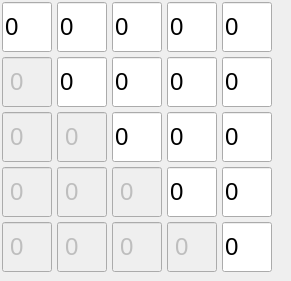
    <widget class="QFrame" name="rzFrame2">
     <property name="geometry">
      <rect>
       <x>380</x>
       <y>40</y>
       <width>291</width>
       <height>281</height>
      </rect>
     </property>
     <property name="frameShape">
      <enum>QFrame::NoFrame</enum>
     </property>
     <property name="frameShadow">
      <enum>QFrame::Raised</enum>
     </property>
     <widget class="QLineEdit" name="rzInp2_12">
      <property name="enabled">
       <bool>false</bool>
      </property>
      <property name="geometry">
       <rect>
        <x>2</x>
        <y>57</y>
        <width>50</width>
        <height>50</height>
       </rect>
      </property>
      <property name="minimumSize">
       <size>
        <width>50</width>
        <height>50</height>
       </size>
      </property>
      <property name="maximumSize">
       <size>
        <width>50</width>
        <height>50</height>
       </size>
      </property>
      <property name="font">
       <font>
        <pointsize>18</pointsize>
        <italic>false</italic>
       </font>
      </property>
      <property name="inputMask">
       <string>####</string>
      </property>
      <property name="text">
       <string>0</string>
      </property>
      <property name="maxLength">
       <number>4</number>
      </property>
      <property name="frame">
       <bool>true</bool>
      </property>
      <property name="cursorPosition">
       <number>0</number>
      </property>
      <property name="alignment">
       <set>Qt::AlignCenter</set>
      </property>
     </widget>
     <widget class="QLineEdit" name="rzInp1_22">
      <property name="geometry">
       <rect>
        <x>57</x>
        <y>2</y>
        <width>50</width>
        <height>50</height>
       </rect>
      </property>
      <property name="minimumSize">
       <size>
        <width>50</width>
        <height>50</height>
       </size>
      </property>
      <property name="maximumSize">
       <size>
        <width>50</width>
        <height>50</height>
       </size>
      </property>
      <property name="font">
       <font>
        <pointsize>18</pointsize>
       </font>
      </property>
      <property name="inputMask">
       <string>####</string>
      </property>
      <property name="text">
       <string>0</string>
      </property>
      <property name="maxLength">
       <number>4</number>
      </property>
      <property name="frame">
       <bool>true</bool>
      </property>
      <property name="cursorPosition">
       <number>0</number>
      </property>
     </widget>
     <widget class="QLineEdit" name="rzInp2_22">
      <property name="geometry">
       <rect>
        <x>57</x>
        <y>57</y>
        <width>50</width>
        <height>50</height>
       </rect>
      </property>
      <property name="minimumSize">
       <size>
        <width>50</width>
        <height>50</height>
       </size>
      </property>
      <property name="maximumSize">
       <size>
        <width>50</width>
        <height>50</height>
       </size>
      </property>
      <property name="font">
       <font>
        <pointsize>18</pointsize>
       </font>
      </property>
      <property name="inputMask">
       <string>####</string>
      </property>
      <property name="text">
       <string>0</string>
      </property>
      <property name="maxLength">
       <number>4</number>
      </property>
      <property name="frame">
       <bool>true</bool>
      </property>
      <property name="cursorPosition">
       <number>0</number>
      </property>
     </widget>
     <widget class="QLineEdit" name="rzInp1_12">
      <property name="geometry">
       <rect>
        <x>2</x>
        <y>2</y>
        <width>50</width>
        <height>50</height>
       </rect>
      </property>
      <property name="minimumSize">
       <size>
        <width>50</width>
        <height>50</height>
       </size>
      </property>
      <property name="maximumSize">
       <size>
        <width>50</width>
        <height>50</height>
       </size>
      </property>
      <property name="font">
       <font>
        <pointsize>18</pointsize>
       </font>
      </property>
      <property name="inputMask">
       <string>####</string>
      </property>
      <property name="text">
       <string>0</string>
      </property>
      <property name="maxLength">
       <number>4</number>
      </property>
      <property name="frame">
       <bool>true</bool>
      </property>
      <property name="cursorPosition">
       <number>0</number>
      </property>
     </widget>
     <widget class="QFrame" name="rzFrame23">
      <property name="geometry">
       <rect>
        <x>0</x>
        <y>0</y>
        <width>171</width>
        <height>171</height>
       </rect>
      </property>
      <widget class="QLineEdit" name="rzInp2_32">
       <property name="geometry">
        <rect>
         <x>112</x>
         <y>57</y>
         <width>50</width>
         <height>50</height>
        </rect>
       </property>
       <property name="minimumSize">
        <size>
         <width>50</width>
         <height>50</height>
        </size>
       </property>
       <property name="maximumSize">
        <size>
         <width>50</width>
         <height>50</height>
        </size>
       </property>
       <property name="font">
        <font>
         <pointsize>18</pointsize>
        </font>
       </property>
       <property name="inputMask">
        <string>####</string>
       </property>
       <property name="text">
        <string>0</string>
       </property>
       <property name="maxLength">
        <number>4</number>
       </property>
       <property name="frame">
        <bool>true</bool>
       </property>
       <property name="cursorPosition">
        <number>0</number>
       </property>
      </widget>
      <widget class="QLineEdit" name="rzInp1_32">
       <property name="geometry">
        <rect>
         <x>112</x>
         <y>2</y>
         <width>50</width>
         <height>50</height>
        </rect>
       </property>
       <property name="minimumSize">
        <size>
         <width>50</width>
         <height>50</height>
        </size>
       </property>
       <property name="maximumSize">
        <size>
         <width>50</width>
         <height>50</height>
        </size>
       </property>
       <property name="font">
        <font>
         <pointsize>18</pointsize>
        </font>
       </property>
       <property name="inputMask">
        <string>####</string>
       </property>
       <property name="text">
        <string>0</string>
       </property>
       <property name="maxLength">
        <number>4</number>
       </property>
       <property name="frame">
        <bool>true</bool>
       </property>
       <property name="cursorPosition">
        <number>0</number>
       </property>
      </widget>
      <widget class="QLineEdit" name="rzInp3_22">
       <property name="enabled">
        <bool>false</bool>
       </property>
       <property name="geometry">
        <rect>
         <x>57</x>
         <y>112</y>
         <width>50</width>
         <height>50</height>
        </rect>
       </property>
       <property name="minimumSize">
        <size>
         <width>50</width>
         <height>50</height>
        </size>
       </property>
       <property name="maximumSize">
        <size>
         <width>50</width>
         <height>50</height>
        </size>
       </property>
       <property name="font">
        <font>
         <pointsize>18</pointsize>
         <italic>false</italic>
        </font>
       </property>
       <property name="inputMask">
        <string>####</string>
       </property>
       <property name="text">
        <string>0</string>
       </property>
       <property name="maxLength">
        <number>4</number>
       </property>
       <property name="frame">
        <bool>true</bool>
       </property>
       <property name="cursorPosition">
        <number>0</number>
       </property>
       <property name="alignment">
        <set>Qt::AlignCenter</set>
       </property>
      </widget>
      <widget class="QLineEdit" name="rzInp3_12">
       <property name="enabled">
        <bool>false</bool>
       </property>
       <property name="geometry">
        <rect>
         <x>2</x>
         <y>112</y>
         <width>50</width>
         <height>50</height>
        </rect>
       </property>
       <property name="minimumSize">
        <size>
         <width>50</width>
         <height>50</height>
        </size>
       </property>
       <property name="maximumSize">
        <size>
         <width>50</width>
         <height>50</height>
        </size>
       </property>
       <property name="font">
        <font>
         <pointsize>18</pointsize>
         <italic>false</italic>
        </font>
       </property>
       <property name="inputMask">
        <string>####</string>
       </property>
       <property name="text">
        <string>0</string>
       </property>
       <property name="maxLength">
        <number>4</number>
       </property>
       <property name="frame">
        <bool>true</bool>
       </property>
       <property name="cursorPosition">
        <number>0</number>
       </property>
       <property name="alignment">
        <set>Qt::AlignCenter</set>
       </property>
      </widget>
      <widget class="QLineEdit" name="rzInp3_32">
       <property name="geometry">
        <rect>
         <x>112</x>
         <y>112</y>
         <width>50</width>
         <height>50</height>
        </rect>
       </property>
       <property name="minimumSize">
        <size>
         <width>50</width>
         <height>50</height>
        </size>
       </property>
       <property name="maximumSize">
        <size>
         <width>50</width>
         <height>50</height>
        </size>
       </property>
       <property name="font">
        <font>
         <pointsize>18</pointsize>
        </font>
       </property>
       <property name="inputMask">
        <string>####</string>
       </property>
       <property name="text">
        <string>0</string>
       </property>
       <property name="maxLength">
        <number>4</number>
       </property>
       <property name="frame">
        <bool>true</bool>
       </property>
       <property name="cursorPosition">
        <number>0</number>
       </property>
      </widget>
     </widget>
     <widget class="QFrame" name="rzFrame24">
      <property name="geometry">
       <rect>
        <x>0</x>
        <y>0</y>
        <width>231</width>
        <height>231</height>
       </rect>
      </property>
      <widget class="QLineEdit" name="rzInp4_32">
       <property name="enabled">
        <bool>false</bool>
       </property>
       <property name="geometry">
        <rect>
         <x>112</x>
         <y>167</y>
         <width>50</width>
         <height>50</height>
        </rect>
       </property>
       <property name="minimumSize">
        <size>
         <width>50</width>
         <height>50</height>
        </size>
       </property>
       <property name="maximumSize">
        <size>
         <width>50</width>
         <height>50</height>
        </size>
       </property>
       <property name="font">
        <font>
         <pointsize>18</pointsize>
         <italic>false</italic>
        </font>
       </property>
       <property name="inputMask">
        <string>####</string>
       </property>
       <property name="text">
        <string>0</string>
       </property>
       <property name="maxLength">
        <number>4</number>
       </property>
       <property name="frame">
        <bool>true</bool>
       </property>
       <property name="cursorPosition">
        <number>0</number>
       </property>
       <property name="alignment">
        <set>Qt::AlignCenter</set>
       </property>
      </widget>
      <widget class="QLineEdit" name="rzInp3_42">
       <property name="geometry">
        <rect>
         <x>167</x>
         <y>112</y>
         <width>50</width>
         <height>50</height>
        </rect>
       </property>
       <property name="minimumSize">
        <size>
         <width>50</width>
         <height>50</height>
        </size>
       </property>
       <property name="maximumSize">
        <size>
         <width>50</width>
         <height>50</height>
        </size>
       </property>
       <property name="font">
        <font>
         <pointsize>18</pointsize>
        </font>
       </property>
       <property name="inputMask">
        <string>####</string>
       </property>
       <property name="text">
        <string>0</string>
       </property>
       <property name="maxLength">
        <number>4</number>
       </property>
       <property name="frame">
        <bool>true</bool>
       </property>
       <property name="cursorPosition">
        <number>0</number>
       </property>
      </widget>
      <widget class="QLineEdit" name="rzInp4_42">
       <property name="geometry">
        <rect>
         <x>167</x>
         <y>167</y>
         <width>50</width>
         <height>50</height>
        </rect>
       </property>
       <property name="minimumSize">
        <size>
         <width>50</width>
         <height>50</height>
        </size>
       </property>
       <property name="maximumSize">
        <size>
         <width>50</width>
         <height>50</height>
        </size>
       </property>
       <property name="font">
        <font>
         <pointsize>18</pointsize>
        </font>
       </property>
       <property name="inputMask">
        <string>####</string>
       </property>
       <property name="text">
        <string>0</string>
       </property>
       <property name="maxLength">
        <number>4</number>
       </property>
       <property name="frame">
        <bool>true</bool>
       </property>
       <property name="cursorPosition">
        <number>0</number>
       </property>
      </widget>
      <widget class="QLineEdit" name="rzInp2_42">
       <property name="geometry">
        <rect>
         <x>167</x>
         <y>57</y>
         <width>50</width>
         <height>50</height>
        </rect>
       </property>
       <property name="minimumSize">
        <size>
         <width>50</width>
         <height>50</height>
        </size>
       </property>
       <property name="maximumSize">
        <size>
         <width>50</width>
         <height>50</height>
        </size>
       </property>
       <property name="font">
        <font>
         <pointsize>18</pointsize>
        </font>
       </property>
       <property name="inputMask">
        <string>####</string>
       </property>
       <property name="text">
        <string>0</string>
       </property>
       <property name="maxLength">
        <number>4</number>
       </property>
       <property name="frame">
        <bool>true</bool>
       </property>
       <property name="cursorPosition">
        <number>0</number>
       </property>
      </widget>
      <widget class="QLineEdit" name="rzInp1_42">
       <property name="geometry">
        <rect>
         <x>167</x>
         <y>2</y>
         <width>50</width>
         <height>50</height>
        </rect>
       </property>
       <property name="minimumSize">
        <size>
         <width>50</width>
         <height>50</height>
        </size>
       </property>
       <property name="maximumSize">
        <size>
         <width>50</width>
         <height>50</height>
        </size>
       </property>
       <property name="font">
        <font>
         <pointsize>18</pointsize>
        </font>
       </property>
       <property name="inputMask">
        <string>####</string>
       </property>
       <property name="text">
        <string>0</string>
       </property>
       <property name="maxLength">
        <number>4</number>
       </property>
       <property name="frame">
        <bool>true</bool>
       </property>
       <property name="cursorPosition">
        <number>0</number>
       </property>
      </widget>
      <widget class="QLineEdit" name="rzInp4_22">
       <property name="enabled">
        <bool>false</bool>
       </property>
       <property name="geometry">
        <rect>
         <x>57</x>
         <y>167</y>
         <width>50</width>
         <height>50</height>
        </rect>
       </property>
       <property name="minimumSize">
        <size>
         <width>50</width>
         <height>50</height>
        </size>
       </property>
       <property name="maximumSize">
        <size>
         <width>50</width>
         <height>50</height>
        </size>
       </property>
       <property name="font">
        <font>
         <pointsize>18</pointsize>
         <italic>false</italic>
        </font>
       </property>
       <property name="inputMask">
        <string>####</string>
       </property>
       <property name="text">
        <string>0</string>
       </property>
       <property name="maxLength">
        <number>4</number>
       </property>
       <property name="frame">
        <bool>true</bool>
       </property>
       <property name="cursorPosition">
        <number>0</number>
       </property>
       <property name="alignment">
        <set>Qt::AlignCenter</set>
       </property>
      </widget>
      <widget class="QLineEdit" name="rzInp4_12">
       <property name="enabled">
        <bool>false</bool>
       </property>
       <property name="geometry">
        <rect>
         <x>2</x>
         <y>167</y>
         <width>50</width>
         <height>50</height>
        </rect>
       </property>
       <property name="minimumSize">
        <size>
         <width>50</width>
         <height>50</height>
        </size>
       </property>
       <property name="maximumSize">
        <size>
         <width>50</width>
         <height>50</height>
        </size>
       </property>
       <property name="font">
        <font>
         <pointsize>18</pointsize>
         <italic>false</italic>
        </font>
       </property>
       <property name="inputMask">
        <string>####</string>
       </property>
       <property name="text">
        <string>0</string>
       </property>
       <property name="maxLength">
        <number>4</number>
       </property>
       <property name="frame">
        <bool>true</bool>
       </property>
       <property name="cursorPosition">
        <number>0</number>
       </property>
       <property name="alignment">
        <set>Qt::AlignCenter</set>
       </property>
      </widget>
     </widget>
     <widget class="QFrame" name="rzFrame25">
      <property name="geometry">
       <rect>
        <x>0</x>
        <y>0</y>
        <width>281</width>
        <height>281</height>
       </rect>
      </property>
      <property name="autoFillBackground">
       <bool>false</bool>
      </property>
      <widget class="QLineEdit" name="rzInp4_52">
       <property name="geometry">
        <rect>
         <x>222</x>
         <y>167</y>
         <width>50</width>
         <height>50</height>
        </rect>
       </property>
       <property name="minimumSize">
        <size>
         <width>50</width>
         <height>50</height>
        </size>
       </property>
       <property name="maximumSize">
        <size>
         <width>50</width>
         <height>50</height>
        </size>
       </property>
       <property name="font">
        <font>
         <pointsize>18</pointsize>
        </font>
       </property>
       <property name="inputMask">
        <string>####</string>
       </property>
       <property name="text">
        <string>0</string>
       </property>
       <property name="maxLength">
        <number>4</number>
       </property>
       <property name="frame">
        <bool>true</bool>
       </property>
       <property name="cursorPosition">
        <number>0</number>
       </property>
      </widget>
      <widget class="QLineEdit" name="rzInp2_52">
       <property name="geometry">
        <rect>
         <x>222</x>
         <y>57</y>
         <width>50</width>
         <height>50</height>
        </rect>
       </property>
       <property name="minimumSize">
        <size>
         <width>50</width>
         <height>50</height>
        </size>
       </property>
       <property name="maximumSize">
        <size>
         <width>50</width>
         <height>50</height>
        </size>
       </property>
       <property name="font">
        <font>
         <pointsize>18</pointsize>
        </font>
       </property>
       <property name="inputMask">
        <string>####</string>
       </property>
       <property name="text">
        <string>0</string>
       </property>
       <property name="maxLength">
        <number>4</number>
       </property>
       <property name="frame">
        <bool>true</bool>
       </property>
       <property name="cursorPosition">
        <number>0</number>
       </property>
      </widget>
      <widget class="QLineEdit" name="rzInp1_52">
       <property name="geometry">
        <rect>
         <x>222</x>
         <y>2</y>
         <width>50</width>
         <height>50</height>
        </rect>
       </property>
       <property name="minimumSize">
        <size>
         <width>50</width>
         <height>50</height>
        </size>
       </property>
       <property name="maximumSize">
        <size>
         <width>50</width>
         <height>50</height>
        </size>
       </property>
       <property name="font">
        <font>
         <pointsize>18</pointsize>
        </font>
       </property>
       <property name="inputMask">
        <string>####</string>
       </property>
       <property name="text">
        <string>0</string>
       </property>
       <property name="maxLength">
        <number>4</number>
       </property>
       <property name="frame">
        <bool>true</bool>
       </property>
       <property name="cursorPosition">
        <number>0</number>
       </property>
      </widget>
      <widget class="QLineEdit" name="rzInp5_22">
       <property name="enabled">
        <bool>false</bool>
       </property>
       <property name="geometry">
        <rect>
         <x>57</x>
         <y>222</y>
         <width>50</width>
         <height>50</height>
        </rect>
       </property>
       <property name="minimumSize">
        <size>
         <width>50</width>
         <height>50</height>
        </size>
       </property>
       <property name="maximumSize">
        <size>
         <width>50</width>
         <height>50</height>
        </size>
       </property>
       <property name="font">
        <font>
         <pointsize>18</pointsize>
         <italic>false</italic>
        </font>
       </property>
       <property name="inputMask">
        <string>####</string>
       </property>
       <property name="text">
        <string>0</string>
       </property>
       <property name="maxLength">
        <number>4</number>
       </property>
       <property name="frame">
        <bool>true</bool>
       </property>
       <property name="cursorPosition">
        <number>0</number>
       </property>
       <property name="alignment">
        <set>Qt::AlignCenter</set>
       </property>
      </widget>
      <widget class="QLineEdit" name="rzInp5_52">
       <property name="geometry">
        <rect>
         <x>222</x>
         <y>222</y>
         <width>50</width>
         <height>50</height>
        </rect>
       </property>
       <property name="minimumSize">
        <size>
         <width>50</width>
         <height>50</height>
        </size>
       </property>
       <property name="maximumSize">
        <size>
         <width>50</width>
         <height>50</height>
        </size>
       </property>
       <property name="font">
        <font>
         <pointsize>18</pointsize>
        </font>
       </property>
       <property name="inputMask">
        <string>####</string>
       </property>
       <property name="text">
        <string>0</string>
       </property>
       <property name="maxLength">
        <number>4</number>
       </property>
       <property name="frame">
        <bool>true</bool>
       </property>
       <property name="cursorPosition">
        <number>0</number>
       </property>
      </widget>
      <widget class="QLineEdit" name="rzInp5_32">
       <property name="enabled">
        <bool>false</bool>
       </property>
       <property name="geometry">
        <rect>
         <x>112</x>
         <y>222</y>
         <width>50</width>
         <height>50</height>
        </rect>
       </property>
       <property name="minimumSize">
        <size>
         <width>50</width>
         <height>50</height>
        </size>
       </property>
       <property name="maximumSize">
        <size>
         <width>50</width>
         <height>50</height>
        </size>
       </property>
       <property name="font">
        <font>
         <pointsize>18</pointsize>
         <italic>false</italic>
        </font>
       </property>
       <property name="inputMask">
        <string>####</string>
       </property>
       <property name="text">
        <string>0</string>
       </property>
       <property name="maxLength">
        <number>4</number>
       </property>
       <property name="frame">
        <bool>true</bool>
       </property>
       <property name="cursorPosition">
        <number>0</number>
       </property>
       <property name="alignment">
        <set>Qt::AlignCenter</set>
       </property>
      </widget>
      <widget class="QLineEdit" name="rzInp5_12">
       <property name="enabled">
        <bool>false</bool>
       </property>
       <property name="geometry">
        <rect>
         <x>2</x>
         <y>222</y>
         <width>50</width>
         <height>50</height>
        </rect>
       </property>
       <property name="minimumSize">
        <size>
         <width>50</width>
         <height>50</height>
        </size>
       </property>
       <property name="maximumSize">
        <size>
         <width>50</width>
         <height>50</height>
        </size>
       </property>
       <property name="font">
        <font>
         <pointsize>18</pointsize>
         <italic>false</italic>
        </font>
       </property>
       <property name="inputMask">
        <string>####</string>
       </property>
       <property name="text">
        <string>0</string>
       </property>
       <property name="maxLength">
        <number>4</number>
       </property>
       <property name="frame">
        <bool>true</bool>
       </property>
       <property name="cursorPosition">
        <number>0</number>
       </property>
       <property name="alignment">
        <set>Qt::AlignCenter</set>
       </property>
      </widget>
      <widget class="QLineEdit" name="rzInp5_42">
       <property name="enabled">
        <bool>false</bool>
       </property>
       <property name="geometry">
        <rect>
         <x>167</x>
         <y>222</y>
         <width>50</width>
         <height>50</height>
        </rect>
       </property>
       <property name="minimumSize">
        <size>
         <width>50</width>
         <height>50</height>
        </size>
       </property>
       <property name="maximumSize">
        <size>
         <width>50</width>
         <height>50</height>
        </size>
       </property>
       <property name="font">
        <font>
         <pointsize>18</pointsize>
         <italic>false</italic>
        </font>
       </property>
       <property name="inputMask">
        <string>####</string>
       </property>
       <property name="text">
        <string>0</string>
       </property>
       <property name="maxLength">
        <number>4</number>
       </property>
       <property name="frame">
        <bool>true</bool>
       </property>
       <property name="cursorPosition">
        <number>0</number>
       </property>
       <property name="alignment">
        <set>Qt::AlignCenter</set>
       </property>
      </widget>
      <widget class="QLineEdit" name="rzInp3_52">
       <property name="geometry">
        <rect>
         <x>222</x>
         <y>112</y>
         <width>50</width>
         <height>50</height>
        </rect>
       </property>
       <property name="minimumSize">
        <size>
         <width>50</width>
         <height>50</height>
        </size>
       </property>
       <property name="maximumSize">
        <size>
         <width>50</width>
         <height>50</height>
        </size>
       </property>
       <property name="font">
        <font>
         <pointsize>18</pointsize>
        </font>
       </property>
       <property name="inputMask">
        <string>####</string>
       </property>
       <property name="text">
        <string>0</string>
       </property>
       <property name="maxLength">
        <number>4</number>
       </property>
       <property name="frame">
        <bool>true</bool>
       </property>
       <property name="cursorPosition">
        <number>0</number>
       </property>
      </widget>
     </widget>
     <zorder>rzFrame25</zorder>
     <zorder>rzFrame24</zorder>
     <zorder>rzFrame23</zorder>
     <zorder>rzInp1_12</zorder>
     <zorder>rzInp1_22</zorder>
     <zorder>rzInp2_12</zorder>
     <zorder>rzInp2_22</zorder>
    </widget>
